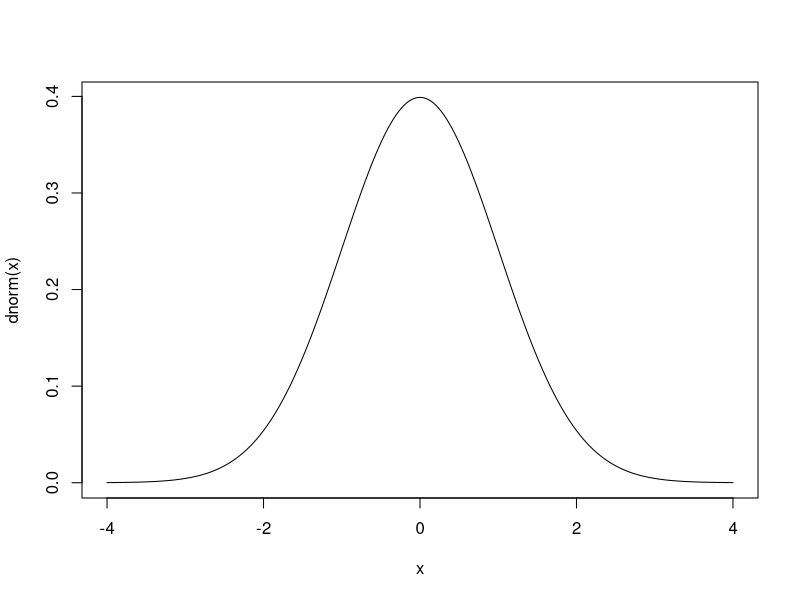
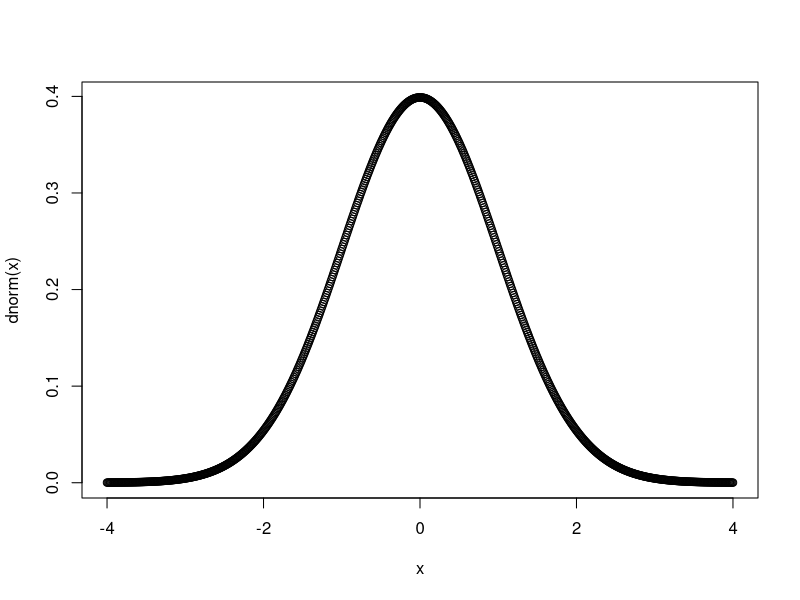
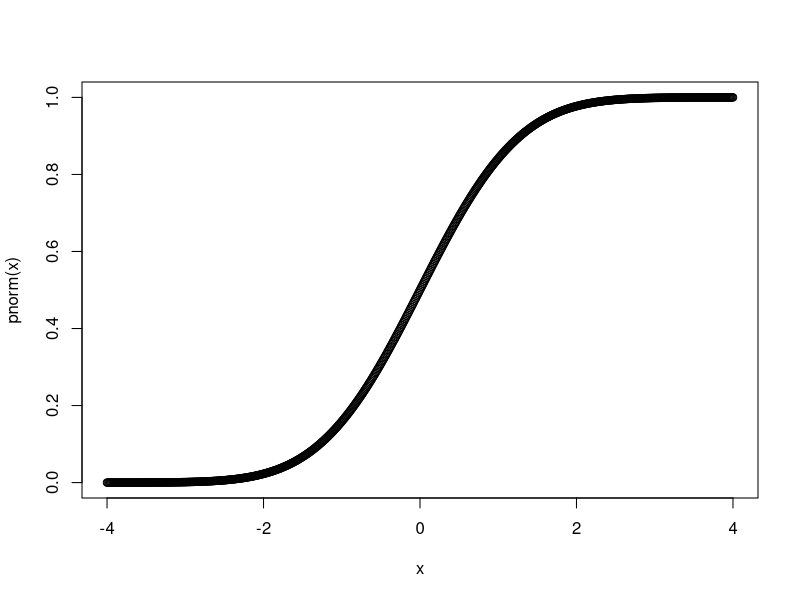
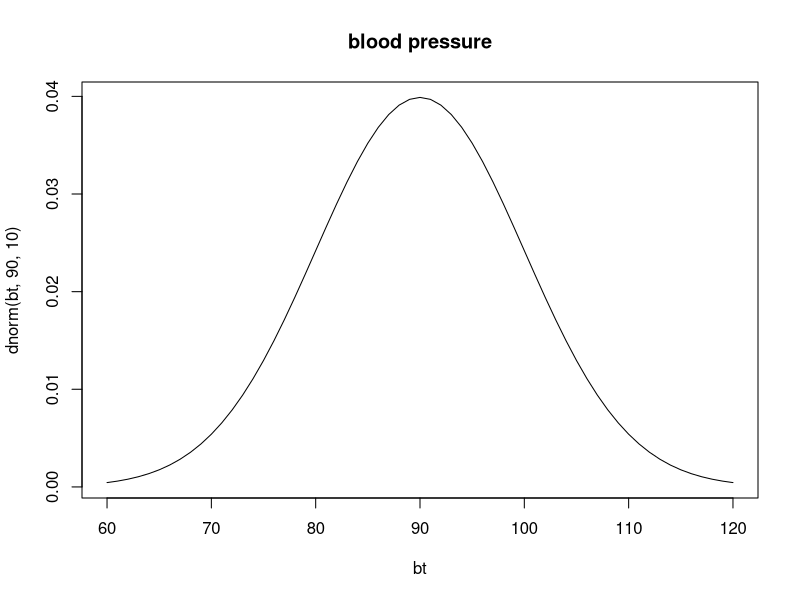
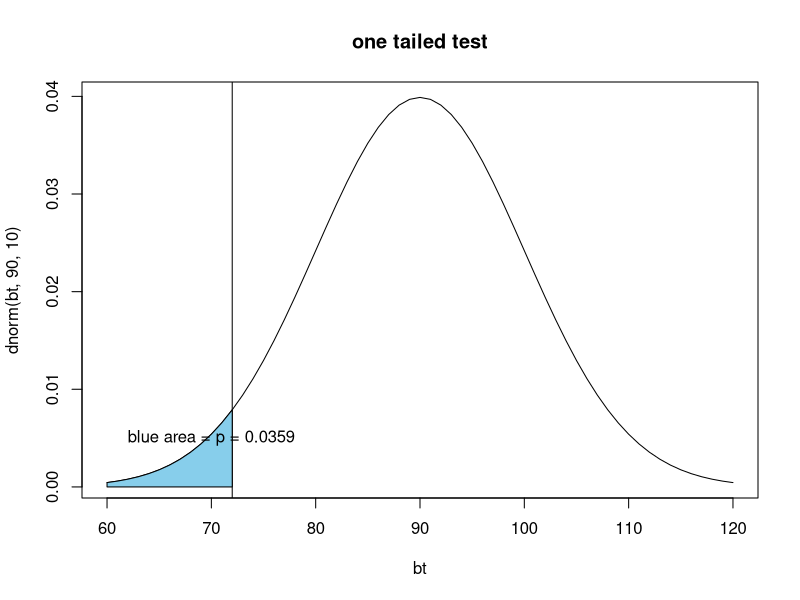
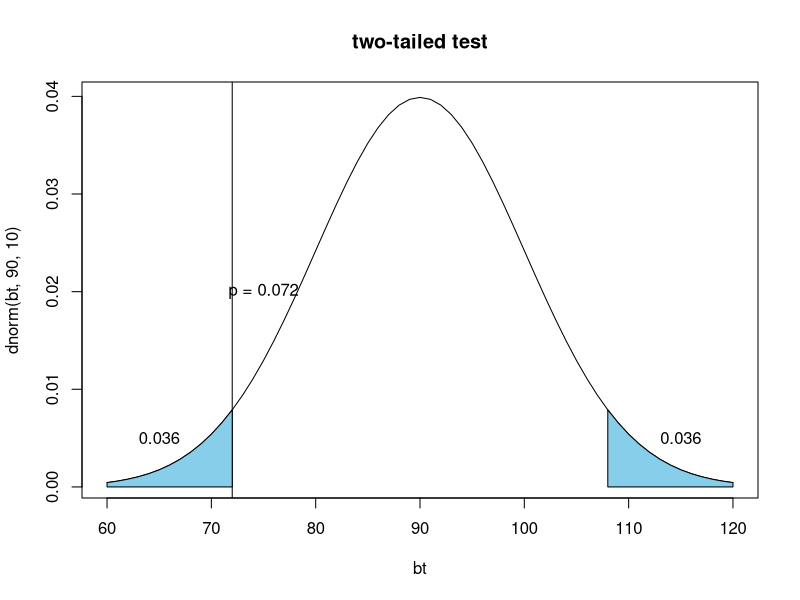

Source code (R) for these figures, in order:
#SC StatRx_W3_F8_Using the z distribution in R

?dnorm()  #Density, distribution function, quantile function and random generation 

#You will find the same basic functions for other distributions you may need, such as
?dt() ; ?dpois() ; ?dbinom() ; ?dchisq()

#Draw a z curve, a density function for z

#Create a sequence of numbers for your x axis
x<-seq(-4, 4, 0.01) 

#plot for each x the probability to draw x at random from the distribution
plot(x, dnorm(x), type="l")

#You can figure out what the attribute type= does by removing it 
plot(x, dnorm(x))
#Or by looking up ?plot()

#Distribution function, or Cumulative distribution function.
#For each x, what is the probability to draw x or a value lower than x
plot(x, pnorm(x))

#Quantile function is when you ask what value for z is at the 25% percentile. 
qnorm(0.25)
#You may want to find the interval of values for z that includes 95% of the distribution.
#Useful for calculating confidence intervals 
qnorm(c(0.025, 0.975))

#I often round the results, not for calculations but foe presentation.
round(qnorm(c(0.025, 0.975)),2)

#I find it very useful to draw graphs to enchance understanding.
#You will practice using the functions polygon() and text() to add clarity to your graphs.

#z-tests
bt <- seq(60, 120, 1) 
plot(bt, dnorm(bt, 90, 10), type="l", xlim=c(60, 120), main="blood pressure") 

#Let's use the normal distribution for a statistical test.

#one tailed test
bt <- seq(60, 120, 1) 
plot(bt, dnorm(bt, 90, 10), type="l", xlim=c(60, 120), main="one tailed test") 
pnorm(72, 90, 10) # probability of randomly selecting a subject bt 72 or lower
abline(v=72) # Draw a line for 72 . v is the x-value for a vertical line 
cord.x <- c(60,seq(60,72,1),72) 
cord.y <- c(0,dnorm(seq(60, 72, 1), 90, 10),0) 
polygon(cord.x,cord.y,col='skyblue') 
text(70, 0.005, "blue area = p = 0.0359") 

#two-tailed test
bt <- seq(60, 120, 1) 
plot(bt, dnorm(bt, 90, 10), type="l", xlim=c(60, 120), main="two-tailed test") 
pnorm(72, 90, 10)  
abline(v=72) 
cord.x <- c(60,seq(60,72,1),72) 
cord.y <- c(0,dnorm(seq(60, 72, 1), 90, 10),0) 
polygon(cord.x,cord.y,col='skyblue') 
cord.x1 <- c(108,seq(108,120,1),120) 
cord.y1 <- c(0,dnorm(seq(108, 120, 1), 90, 10),0) 
polygon(cord.x1,cord.y1,col='skyblue') 
text(65, 0.005, round(pnorm(72, 90, 10), 3)) 
text(115, 0.005, round(pnorm(72, 90, 10), 3)) 
text(75, 0.02,  " p = 0.072 "  ) 
